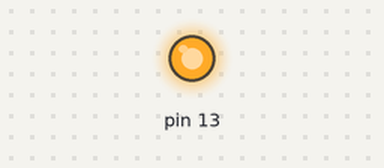
This sketch was run on a simulated Arduino Uno, built with avr-gcc and run on an emulated ATmega328P. Parts: output pins drawn as LEDs (lit = HIGH).

Above: at 0.1 s.
Timing chart, 0 to 1.6 s (numbered marks = the images above):
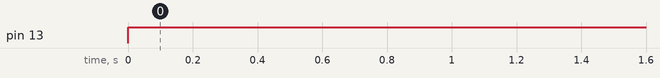

The sketch:

doorbell.ino
```cpp
/**
TODO:
- measure voltage
- measure time
**/


unsigned long time;


void setup() {
  pinMode(13,OUTPUT);
  digitalWrite(13,LOW);
  // Serial.begin(9600);
}

void loop() {
  digitalWrite(13,HIGH);

  // Serial.print("Time: ");
  // time = millis();
  // Serial.println(time);
  // delay(1000);
}
```

Measured:
- by itself, pin 13: LOW → HIGH at 0.00 s
